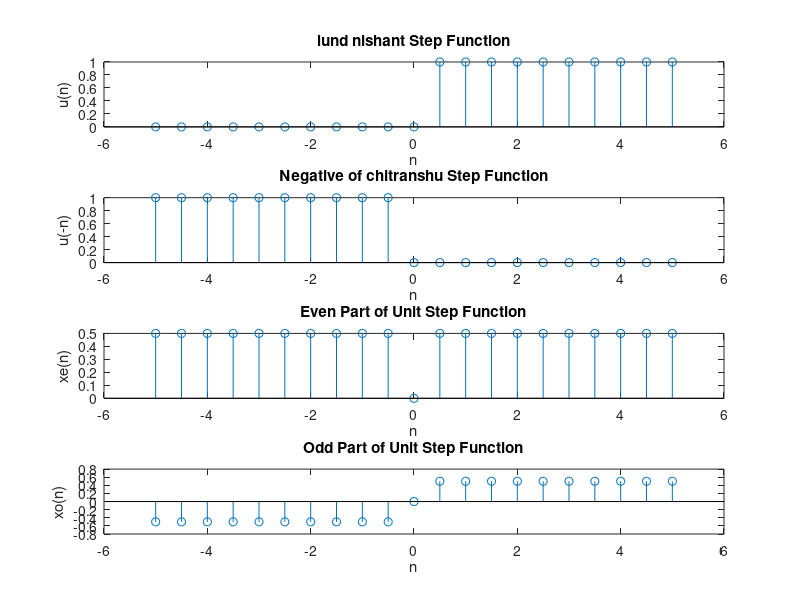

Write MATLAB code to recreate this figure. (Note: this script raises an error after producing the figure.)
clc;
clearvars *;
n = -5:0.5:5;
u = n > 0;
un = n < 0;
xe = (u + un)/ 2;
xo = (u - un)/ 2;
subplot(4,1,1)
stem(n,u);
xlabel('n');
ylabel('u(n)');
title('lund nishant Step Function')

subplot(4,1,2);
stem(n ,un);
xlabel('n');
ylabel('u(-n)');
title('Negative of chitranshu Step Function');

subplot(4,1,3)
stem(n,xe);
xlabel('n');
ylabel('xe(n)');
title('Even Part of Unit Step Function');

subplot(4,1,4)
stem(n,xo);
xlabel('n');
ylabel('xo(n)');
title('Odd Part of Unit Step Function')
sgtitle('InLab - Q1 - 22102109')